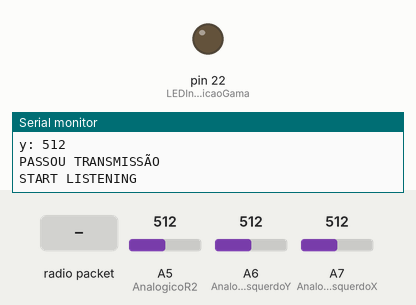
Recording of a sketch running on a simulated Arduino Mega 2560, built with avr-gcc and run on an emulated ATmega2560. Parts: output pins drawn as LEDs (lit = HIGH), the last lines printed to the serial monitor. The test bench sets the inputs (shaded band); at power-on: A5 (AnalogicoR2) = 512, A6 (AnalogicoEsquerdoY) = 512, A7 (AnalogicoEsquerdoX) = 512. No radio packets arrive unless stated.

Above: at 1.2 s.
1.3 s: radio packet "1" arrives
At 1.9 s:
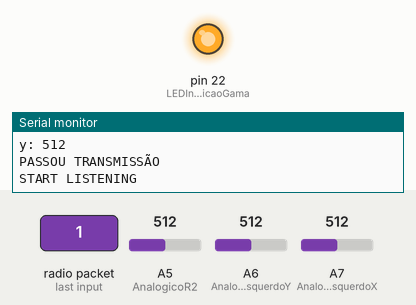
Timing chart, 0 to 4.3 s (numbered marks = the images above; inputs shaded):
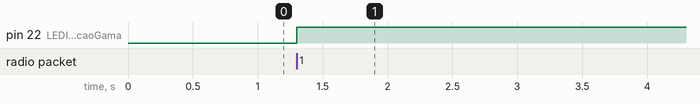

Measured:
- after the input at 1.3 s, pin 22 (LEDIndicadorRadicaoGama): LOW → HIGH at once

The sketch:

teste_transm.ino
```cpp
/*************************** Marlon Nardi ******************************
  Projeto: Programação do Controle Handler V1.0
  Vídeo ensinando a montar: https://www.marlonnardi.com/p/construa-seu-proprio-robo-esteira_23.html
  Loja: https://www.lojamarlonnardi.com/
  Site: https://www.marlonnardi.com/
  Youtube: https://www.youtube.com/marlonnardiw
  Facebook: https://www.facebook.com/professormarlonnardi
************************************************************************/

/******************* Programação do Controle Handler V1.0 ***************/

//======================= Incluindo bilbiotecas ==============================//
#include <SPI.h>
#include <RF24.h>

//========================= Criando objetos =================================//
RF24 Radio(7, 8); // CE, CSN // Instancia/cria o objeto Radio para que possamos trabalhar com ele. Também temos que informar os pinos do Arduino conectados ao CE e ao CSN do NRF24L01.


//==================== Nomeando as constantes ==============================//
#define LEDIndicadorRadicaoGama 22

#define AnalogicoEsquerdoY A6// 0 à 950
#define AnalogicoEsquerdoX A7// 80 à 1023 Meio 511

#define AnalogicoDireitoX A1
#define BotaoL1 A2 // 0 ou 1023
#define AnalogicoL2 A3// 0 à 1023
#define AnalogicoR2 A5 // 13 à 1023


//=================== Criando uma estrutura/pacote de dados para a transmissão e recepção de informação através de dois Pipes =======================//
struct EstruturaDadosTXRX
{

  boolean SensorRadiacaoGama = false;
  int ValorConvertidoAnalogicoR2 = 0;
  int DirecaoRobo = 0;
};

typedef struct EstruturaDadosTXRX TipoDosDadosTXRX;
TipoDosDadosTXRX DadosTransmitidos;
TipoDosDadosTXRX DadosRecebidos;

//=================== Declaração de variáveis globáis =======================//
int ValorAnalogicoR2;
int ValorAnalogicoEsquerdoY;
int ValorAnalogicoEsquerdoX;
boolean EstadoBotao = 0;


//=================== Declaração da variável global somente de leitura para armazenas os endereço de leitura e escrita =======================//
                    //Endereço: 0         1
const byte Enderecos[][6] = {"00001", "00002"}; //Criamos um vetor constante do tipo Byte que terá duas posições, pois precisamos de um endereço para escrever e outro para ler. Apesar do
//endereço ter somete 5 números, declaramos 6 para que o comppilador adicione o caracter null \0 automaticamente.

void setup() {
  //==================== Declaração de entradas e saídas ========================//
  pinMode(LEDIndicadorRadicaoGama, OUTPUT);// Declara o pino do LEDIndicadorRadicaoGama como saída.
  Serial.begin(9600);
  //================== Configurações iniciais do NRF24L01 ======================//
  Radio.begin();// Inicia o transceptor NRF24L01
  Radio.openWritingPipe(Enderecos[1]); // Informamos para o transceptor qual é o endereço de escrita Enderecos[1] ou 00002 e abrimos o Pipe/Tubo.
  Radio.openReadingPipe(1, Enderecos[0]); // Informamos para o transceptor qual é o endereço de leitura Enderecos[0] ou 00001 e abrimos o Pipe/Tubo. Esse primeiro parâmentro, o número 1,
  //define o número do Pipe. Podemos utilizar 6 Pipes, de 0 à 5.
  Radio.setPALevel(RF24_PA_MAX);// Muda o PA para potência máxima de transmissão. Para potência minima: RF24_PA_MIN Para potência média: RF24_PA_HIGH Para potência máxima (recomendado para o módulo com etapa amplificadora e antena): RF24_PA_MAX
  Radio.setDataRate(RF24_250KBPS); // Mudamos a taxa de trasnferência de dados para 250 Kbps, isso melhora a distância na transmissão.
}


void loop() {
  delay(5);// Tempo para não haver perca de dados
  //========================= Trasmitindo os dados ===========================//

  ValorAnalogicoEsquerdoX = analogRead(AnalogicoEsquerdoX);// Lê o valor analógico do AnalogicoEsquerdoX e manda para a variável ValorAnalogicoEsquerdoX.
  ValorAnalogicoEsquerdoY = analogRead(AnalogicoEsquerdoY);// Lê o valor analógico do AnalogicoEsquerdoY e manda para a variável ValorAnalogicoEsquerdoY.
  Serial.print("X: ");
  Serial.println(ValorAnalogicoEsquerdoX);
  Serial.print("y: ");
  Serial.println(ValorAnalogicoEsquerdoY);
  //Robô para Trás
  if (ValorAnalogicoEsquerdoX < 471) {
    DadosTransmitidos.DirecaoRobo = 2;
    Serial.println("RÉ");
  }
  //Robô para Frente
  if (ValorAnalogicoEsquerdoX >= 520) {
    DadosTransmitidos.DirecaoRobo = 3;
    Serial.println("FRENTE");
  }

  //Vira o robô para a direita
  if (ValorAnalogicoEsquerdoY <= 482) {
    DadosTransmitidos.DirecaoRobo = 1;
    Serial.println("ESQUERDA");
  }
  //Vira o robô para a esquerda
  if (ValorAnalogicoEsquerdoY >= 562) {
    DadosTransmitidos.DirecaoRobo = 0;
    Serial.println("DIREITA");
  }

  ValorAnalogicoR2 = analogRead(AnalogicoR2);
  DadosTransmitidos.ValorConvertidoAnalogicoR2 = map(ValorAnalogicoR2, 13, 1023, 0, 255);
  Serial.println("PASSOU TRANSMISSÃO");
  Radio.stopListening(); // Comando para o rádio parar de ouvir, dessa forma ele fala ou transmite.
  Radio.write(&DadosTransmitidos, sizeof(TipoDosDadosTXRX));// Transmite/escreve os dados para o outro rádio. DadosTransmitidos = Informação que queremos enviar. TipoDosDadosTXRX: Tamanho dessa variável.


  //========================= Recebendo os dados ===========================//
  delay(5);// Tempo para não haver perca de dados.

  Radio.startListening(); // Comando para o rádio começar ouvir, dessa forma ele escuta ou recebe.
  Serial.println("START LISTENING");

  while (!Radio.available()); //Fica em looping até receber a informação.
    Radio.read(&DadosRecebidos, sizeof(TipoDosDadosTXRX)); // Lê a informação transmitida pelo Robô.
  Serial.println("SAIU DO LOOP");
  if (DadosRecebidos.SensorRadiacaoGama == HIGH) {// Se DadosRecebidos.SensorRadiacaoGama que foi transmitido pelo robô for igual a HIGH.
    digitalWrite(LEDIndicadorRadicaoGama, HIGH);// Liga o LEDIndicadorRadicaoGama
  }
  else {// Se não
    digitalWrite(LEDIndicadorRadicaoGama, LOW);// Desliga o LEDIndicadorRadicaoGama
    Serial.println("RECEBIDO");
  }
}
```
